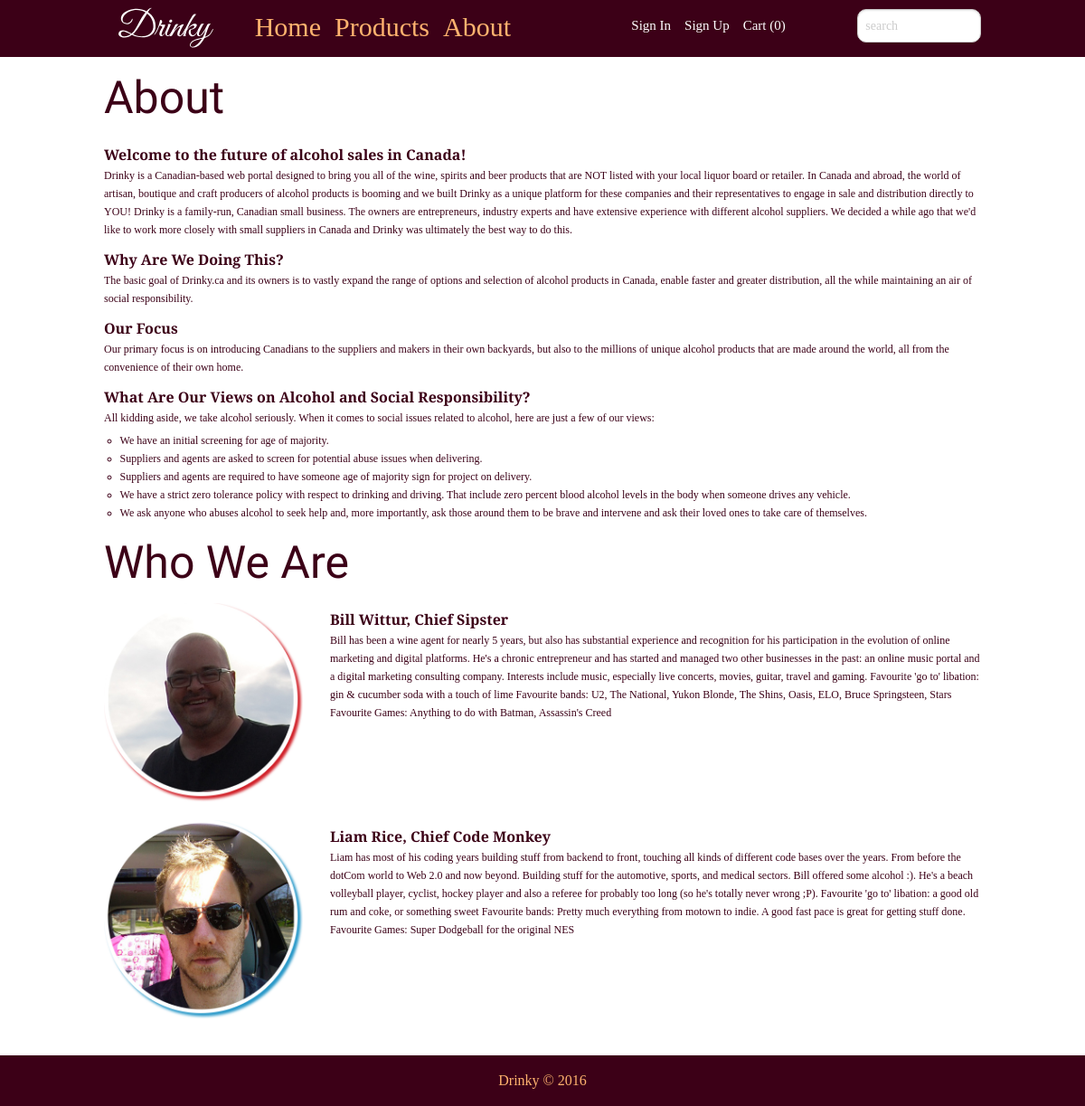
Page /about.php on the committed database.
### tables this page shows
CREATE TABLE IF NOT EXISTS tbl_staff (
  staff_id smallint(5) unsigned NOT NULL AUTO_INCREMENT,
  staff_img varchar(100) NOT NULL,
  staff_name varchar(100) NOT NULL,
  staff_info text NOT NULL,
  PRIMARY KEY (staff_id)
);

### admin/includes/read.php (called while the page is built, shortened)
<?php
	function getAll($tbl) {
		include('connect.php');
		$queryAll = "SELECT * FROM {$tbl}";
		$runAll = mysqli_query($link, $queryAll);
		if($runAll){
			return $runAll;
		}else{
			$error =  "There was an error accessing this information.  Please contact your admin.";
			return $error;
		}
	}
 ?>

### about.php (the view, shortened to what this page needs)
<?php
$tbl = "tbl_staff";
$getstaff = getAll($tbl);
 ?>
<html>
<head>
<link rel="stylesheet" href="css/foundation.min.css"/>
<link href="css/reset.css" rel="stylesheet" type="text/css" media="screen">
<link href="css/main.css" rel="stylesheet" type="text/css" media="screen">
</head>
<body>
<header class="topBar">
	<div class="row">
		<div class="small-3 large-2 columns">
			<img class="logoSmall" src="images/drinky_logo_word.svg" alt="logo">
		</div>
		<nav class="show-for-medium-up large-5 columns">
			<ul>
				<li><a href="index.php">Home</a></li>
				<li><a href="product.php">Products</a></li>
				<li><a href="about.php">About</a></li>
			</ul>
		</nav>
		<div class="small-9 large-3 columns log">
			<ul>
				<li><a href="signin.php">Sign In</a></li>
				<li><a href="signup.php">Sign Up</a></li>
				<li><a href="">Cart (0)</a></li>
			</ul>
		</div>
		<div class="small-12 large-2 columns headSearch">
			<input placeholder="search"  type="search">
		</div>
	</div>
</header>
<section class="row about">
	<h2 class="small-12 large-12 columns">About</h2>
	<div class="small-12 large-12 columns">
		<h3>Welcome to the future of alcohol sales in Canada!</h3>
		<p>Drinky is a Canadian-based web portal designed to bring you all of the wine, spirits and beer products that are NOT listed with your local liquor board or retailer.
	In Canada and abroad, the world of artisan, boutique and craft producers of alcohol products is booming and we built Drinky as a unique platform for these companies and their representatives to engage in sale and distribution directly to YOU!
	Drinky is a family-run, Canadian small business. The owners are entrepreneurs, industry experts and have extensive experience with different alcohol suppliers. We decided a while ago that we'd like to work more closely with small suppliers in Canada and Drinky was ultimately the best way to do this.</p>
		<h3>Why Are We Doing This?</h3>
		<p>The basic goal of Drinky.ca and its owners is to vastly expand the range of options and selection of alcohol products in Canada, enable faster and greater distribution, all the while maintaining an air of social responsibility.</p>
		<h3>Our Focus</h3>
		<p>Our primary focus is on introducing Canadians to the suppliers and makers in their own backyards, but also to the millions of unique alcohol products that are made around the world, all from the convenience of their own home.</p>
		<h3>What Are Our Views on Alcohol and Social Responsibility?</h3>
		<p>All kidding aside, we take alcohol seriously. When it comes to social issues related to alcohol, here are just a few of our views:</p>
		<ul class="disc">
			<li>We have an initial screening for age of majority.</li>
			<li>Suppliers and agents are asked to screen for potential abuse issues when delivering.</li>
			<li>Suppliers and agents are required to have someone age of majority sign for project on delivery.</li>
			<li>We have a strict zero tolerance policy with respect to drinking and driving. That include zero percent blood alcohol levels in the body when someone drives any vehicle.</li>
			<li>We ask anyone who abuses alcohol to seek help and, more importantly, ask those around them to be brave and intervene and ask their loved ones to take care of themselves.</li>
		</ul>
	</div>
</section>
<section class="row about">
	<h2 class="small-12 large-12 columns">Who We Are</h2>
	<?php
	if(!is_string($getstaff)){
		while ($row = mysqli_fetch_array($getstaff)) {
			echo "
				<div class=\"small-12 large-12 columns\">
					<div class=\"row\">
						<img class=\"small-3 large-3 columns small-centered large-uncentered\" src=\"images/{$row['staff_img']}\" alt=\"{$row['staff_name']}\">
						<div class=\"small-9 large-9 columns profile\">
							<h3>{$row['staff_name']}</h3>
							<p>{$row['staff_info']}</p>
						</div>
					</div>
				</div>";
		}
	}
	 ?>
</section>
<section class="footer">
	<footer>Drinky &copy; 2016</footer>
</section>
</body>
</html>

### css/main.css (style rules this page uses)
.topBar { background-color: #3c0017; }
header img { padding: 5px; }
header nav ul { margin-top: 15px; }
header nav ul li { float: left; margin-right: 15px; }
header nav ul li a { color: #ffb36f; font-family: "Droid Serif", serif; font-size: 30px; }
.log ul { margin-top: 20px; }
.log ul li { float: left; margin-right: 15px; }
.log ul li a { color: #FFF; font-size: 15px; }
.headSearch input { margin-top: 10px; border-radius: 10px; }
.about h2 { color: #3c0017; font-family: "Passion One", serif; font-size: 50px; margin-top: 20px; margin-bottom: 20px; }
.about h3 { color: #3c0017; font-family: "Droid Serif", serif; font-weight: 700; margin-bottom: 5px; padding-top: 10px; }
.about p { color: #3c0017; font-family: "Droid Serif", serif; padding-bottom: 5px; line-height: 20px; font-size: 12px; }
.about ul li { list-style: circle; line-height: 20px; color: #3c0017; font-family: "Droid Serif", serif; font-size: 12px; }
.about img { margin-bottom: 20px; }
.footer { background-color: #3c0017; }
.footer footer { font-family: "Droid Serif", serif; padding-top: 20px; padding-bottom: 20px; text-align: center; color: #ffb36f; margin-top: 20px; }

### rows in the picture
tbl_staff: staff_img (picture), staff_name "Bill Wittur, Chief Sipster", staff_info "Bill has been a wine agent for nearly 5 years, but also has substantial experience and recognition for his participation in the evolution of online marketing and digital platforms. He's a chronic entrepreneur and has started and managed two other businesses in the past: an online music portal and a digital marketing consulting company. Interests include music, especially live concerts, movies, guitar, travel and gaming. Favourite 'go to' libation: gin & cucumber soda with a touch of lime Favourite bands: U2, The National, Yukon Blonde, The Shins, Oasis, ELO, Bruce Springsteen, Stars Favourite Games: Anything to do with Batman, Assassin's Creed"
tbl_staff: staff_img (picture), staff_name "Liam Rice, Chief Code Monkey", staff_info "Liam has most of his coding years building stuff from backend to front, touching all kinds of different code bases over the years. From before the dotCom world to Web 2.0 and now beyond. Building stuff for the automotive, sports, and medical sectors. Bill offered some alcohol :). He's a beach volleyball player, cyclist, hockey player and also a referee for probably too long (so he's totally never wrong ;P). Favourite 'go to' libation: a good old rum and coke, or something sweet Favourite bands: Pretty much everything from motown to indie. A good fast pace is great for getting stuff done. Favourite Games: Super Dodgeball for the original NES"
